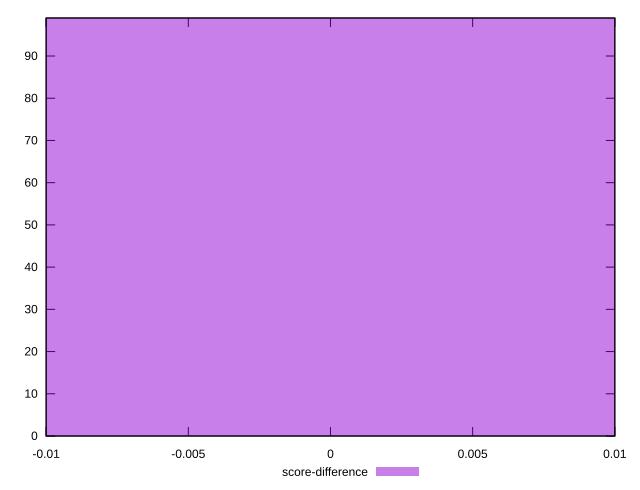

The script that saved this image:
reset

$scoreDifference <<EOF
0 99
EOF

set key outside below
set boxwidth 0.1
set xrange [-0.01:0.01]
set yrange [0:99]
set trange [0:99]
set style fill transparent solid 0.5 noborder
set terminal svg size 640, 490 enhanced background rgb 'white'
set output "report/report_00029_2021-02-24T13-36-40.390Z/interactive/samples/card/score-difference/histogram.svg"

plot $scoreDifference title "score-difference" with boxes

reset
